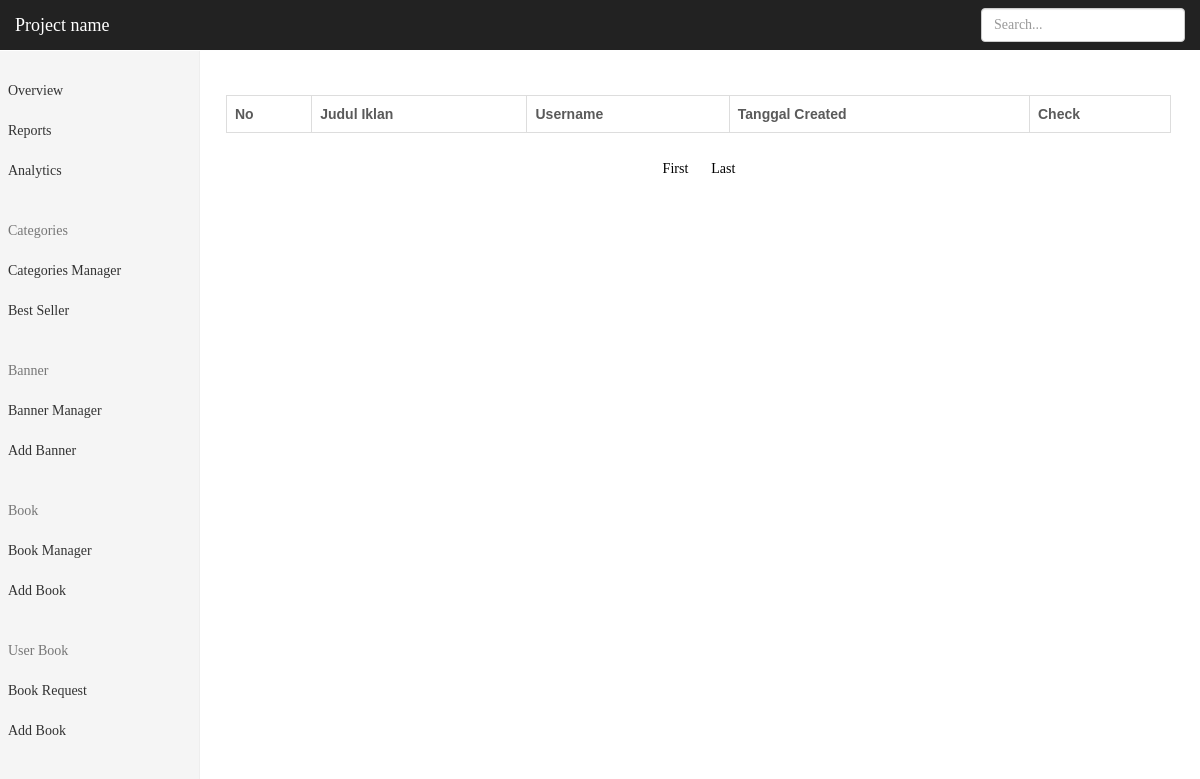
The page /index.php/super/userbook/userbookrequest on the database as committed earlier.
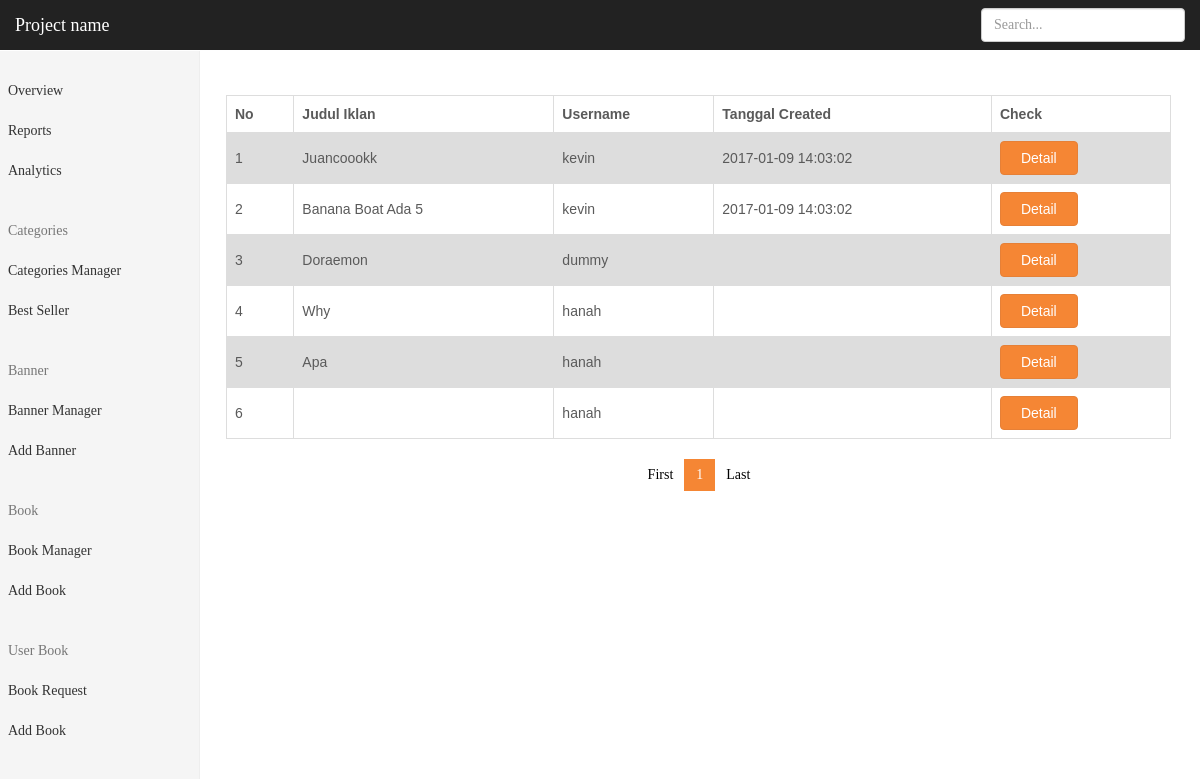
The same page on the database as committed later.
### tables this page shows
CREATE TABLE `user_book` (
  `id_u_b` int(11) NOT NULL,
  `id_b_source` int(11) NOT NULL DEFAULT '0',
  `price_sell_u_b` int(11) DEFAULT NULL,
  `price_point` int(11) DEFAULT '0',
  `price_rent_u_b` int(11) DEFAULT NULL,
  `type_u_b` int(50) DEFAULT NULL,
  `sell_u_b` tinyint(1) DEFAULT NULL,
  `barter_u_b` tinyint(1) DEFAULT NULL,
  `rent_u_b` tinyint(1) NOT NULL,
  `description_u_b` varchar(300) DEFAULT NULL,
  `id_u_owner` int(11) DEFAULT NULL,
  `stock_u_b` int(11) DEFAULT NULL,
  `main_image_u_b` varchar(100) DEFAULT NULL,
  `title_u_b` varchar(100) NOT NULL,
  `berat_u_b` int(11) NOT NULL,
  `slug_title_u_b` varchar(500) NOT NULL,
  `tahun_beli_u_b` year(4) NOT NULL,
  `active` int(2) DEFAULT '2',
  `activated_by` varchar(12) DEFAULT NULL,
  `created_at` timestamp NULL DEFAULT NULL,
  `updated_at` timestamp NULL DEFAULT NULL,
  `rejected_reason` int(3) DEFAULT NULL,
  `activated_at` timestamp NULL DEFAULT NULL,
  `views_ub` int(11) NOT NULL DEFAULT '0'
);

CREATE TABLE `user` (
  `id_u` int(11) NOT NULL,
  `username_u` varchar(50) DEFAULT NULL,
  `email_u` varchar(100) DEFAULT NULL,
  `password_u` varchar(255) DEFAULT NULL,
  `firstname_u` varchar(255) DEFAULT NULL,
  `lastname_u` varchar(100) DEFAULT NULL,
  `date_of_birth_u` date DEFAULT NULL,
  `phone_number_u` varchar(15) DEFAULT NULL,
  `address_u` varchar(150) DEFAULT '-',
  `city_u` int(6) DEFAULT NULL,
  `province_u` int(6) DEFAULT NULL,
  `total_review_u` int(11) DEFAULT '0',
  `bio_u` varchar(200) DEFAULT NULL,
  `photo_profile_u` varchar(150) DEFAULT 'assets/img/default/profile-pict.png',
  `photo_cover_u` varchar(150) DEFAULT '0',
  `point` int(11) DEFAULT '0',
  `money` int(11) DEFAULT '0',
  `line_u` varchar(32) NOT NULL DEFAULT '-',
  `whatsapp_u` varchar(15) NOT NULL DEFAULT '-',
  `created_at` timestamp NULL DEFAULT NULL,
  `last_login` timestamp NULL DEFAULT NULL,
  `views_u` int(11) NOT NULL DEFAULT '0',
  `last_update` timestamp NULL DEFAULT CURRENT_TIMESTAMP
);

### application/controllers/super/UserBook.php (called while the page is built, shortened)
<?php
class UserBook extends CI_Controller {
	public function __construct()
	{
		$this->load->library('session');
		$this->load->library('fixstring');
		$this->load->helper('url');
		$this->load->library('form_validation');
		$this->load->helper(array('form', 'url'));
		$this->load->model('super/M_UserBook');
	}
	public function userbookrequest()
	{
		if($this->input->get('page')!=null)
		{
			$page = $this->input->get('page');
		}
		else $page=1;
		$limit=20;
		$offset = ($page-1)*$limit;
		$data['page_now']=$page;
		$data['header']=$this->load->view('super/parts/header','',true);
		$data['navbar']=$this->load->view('super/parts/navbar','',true);
		$data['sidebar']=$this->load->view('super/parts/sidebar','',true);
		$data['footer']=$this->load->view('super/parts/footer','',true);
		$data['book'] = $this->M_UserBook->getRequestUserBook($limit, $offset);
		$count_books = $this->M_UserBook->countAllRequestBook();
		$data['page_total'] = ceil($count_books/$limit);
		$this->load->view('super/userbook/request_book',$data);
	}
}
?>

### index.php (called while the page is built, shortened)
<?php
require_once BASEPATH.'core/CodeIgniter.php';

### application/models/super/M_UserBook.php (called while the page is built, shortened)
<?php
  Class M_UserBook extends CI_Model
  {
	public function getRequestUserBook($limit, $offset)
	{
		$change = $this->db->query
		("
			SELECT * FROM user_book, user
			WHERE  user_book.active = 2 AND user_book.id_u_owner  = user.id_u
			ORDER BY id_u_b desc
			LIMIT ".$limit."
			OFFSET ".$offset."
		");
		$result = $change->result();
		return $result;
	}
  }
 ?>

### application/views/super/userbook/request_book.php (the view, shortened to what this page needs)
<!DOCTYPE html>
<html lang="en">
	<head>
		<?php echo $header ?>
		<link href="<?php echo base_url()?>assets/css/admin/dashboard.css" rel="stylesheet">
		<link rel="stylesheet" href="<?php echo base_url()?>assets/css/dapatbuku.css">
		<link href="<?php echo base_url()?>assets/css/admin/book.css" rel="stylesheet">
	</head>
	<body>
	<?php echo $navbar?>
    <div class="container-fluid ">
		<div class="row">
		<?php echo $sidebar?>
			<div class="col-sm-9 col-sm-offset-3 col-md-10 col-md-offset-2 main">
				<div class="col-md-12">
					<div class="row">
					<table>
					  <tr>
					    <th>No</th>
					    <th>Judul Iklan</th>
					    <th>Username</th>
					    <th>Tanggal Created</th>
					    <th>Check</th>
					  </tr>
					<?php for ($i=0;$i<count($book);$i++){ ?>
					<tr>
					  	<td><?php echo $i+1 ?></td>
					  	<td><?php echo $book[$i]->title_u_b?></td>
					  	<td><?php echo $book[$i]->username_u?></td>
					  	<td><?php echo $book[$i]->created_at?></td>
					  	<td>
					  		<a href="<?php echo base_url()?>super/userbook/detail/<?php echo $book[$i]->slug_title_u_b?>">
					  		<button type="button" class="btn btn-primary">Detail</button>
					  		</a>
					  	</td>
					</tr>
					<?php } ?>
					</table>
						<div class="col-md-12">
							<nav aria-label="Page navigation">
							<div class="text-center">
							 	<ul class="pagination">
								<li><a href="<?php echo base_url()?>super/userbook/userbookrequest?page=1">First</a></li>
									<?php for($i=1;$i<=$page_total;$i++){
										if($i<=$page_now+2 && $i >= $page_now - 2 && $i >= 1 && $i<=$page_total){
									?>
										<li <?php if($i == $page_now) echo 'class="active"' ?>  >
											<a href="<?php echo base_url()?>super/userbook/userbookrequest?
											page=<?php echo $i?>
											">
											<?php echo $i ?><span class="sr-only">(current)</span></a></li>
									<?php }} ?>
									<li><a href="<?php echo base_url()?>super/userbook/userbookrequest?page=<?php echo $page_total?>">Last</a></li>
							  	</ul>
							</div>
							</nav>
						</div>
					</div>
				</div>
			</div>
		</div>
    </div>
	</body>
</html>

### application/views/super/parts/header.php (shortened to what this page needs)
<link href="<?php echo base_url()?>assets/css/bootstrap.min.css" rel="stylesheet">

### application/views/super/parts/navbar.php (shortened to what this page needs)
<nav class="navbar navbar-inverse navbar-fixed-top">
   <div class="container-fluid">
     <div class="navbar-header">
       <a class="navbar-brand" href="#">Project name</a>
     </div>
     <div id="navbar" class="navbar-collapse collapse">
       <form method="POST" action="<?php echo base_url()?>super/AdminBook/search" class="navbar-form navbar-right">
         <input type="text" name="keyword" class="form-control" placeholder="Search...">
       </form>
     </div>
   </div>
 </nav>

### application/views/super/parts/sidebar.php
<div class="col-sm-3 col-md-2 sidebar">
  <ul class="nav nav-sidebar">
    <li class=""><a href="#">Overview <span class="sr-only">(current)</span></a></li>
    <li class=""><a href="#">Reports</a></li>
    <li class=""><a href="#">Analytics</a></li>
  </ul>
  <ul class="nav nav-sidebar">
    <li class="disabled"><a href="">Categories</a></li>
    <li class=""><a href="<?php echo base_url()?>super/adminbook/bookmanager">Categories Manager</a></li>
    <li class=""><a href="<?php echo base_url()?>super/a_bestseller">Best Seller</a></li>
  </ul>
  <ul class="nav nav-sidebar">
    <li class="disabled"><a href="">Banner</a></li>
    <li class=""><a href="<?php echo base_url()?>super/a_banner/manager">Banner Manager</a></li>
    <li class=""><a href="<?php echo base_url()?>super/adminbook/add_book">Add Banner</a></li>
  </ul>
  <ul class="nav nav-sidebar">
    <li class="disabled"><a href="">Book</a></li>
    <li class=""><a href="<?php echo base_url()?>super/adminbook/bookmanager">Book Manager</a></li>
    <li class=""><a href="<?php echo base_url()?>super/adminbook/add_book">Add Book</a></li>
  </ul>
  <ul class="nav nav-sidebar">
    <li class="disabled"><a href="">User Book</a></li>
    <li class=""><a href="<?php echo base_url()?>super/userbook/userbookrequest">Book Request</a></li>
    <li class=""><a href="<?php echo base_url()?>super/adminbook/userbook">Add Book</a></li>
  </ul>
</div>

### assets/css/admin/dashboard.css (style rules this page uses)
body { padding-top: 50px; }
.navbar-fixed-top { border: 0; }
.sidebar { display: none; }
@media (min-width: 768px) { .sidebar { position: fixed; top: 51px; bottom: 0; left: 0; z-index: 1000; display: block; padding: 20px; overflow-x: hidden; overflow-y: auto; background-color: #f5f5f5; border-right: 1px solid #eee; } }
.nav-sidebar { margin-right: -21px; margin-bottom: 20px; margin-left: -20px; }
.nav-sidebar > li > a { padding-right: 20px; padding-left: 20px; }
.main { padding: 20px; }
@media (min-width: 768px) { .main { padding-right: 40px; padding-left: 40px; } }

### assets/css/dapatbuku.css (style rules this page uses)
body { padding-top:75px; }
.col-xs-1, .col-sm-1, .col-md-1, .col-lg-1, .col-xs-2, .col-sm-2, .col-md-2, .col-lg-2, .col-xs-3, .col-sm-3, .col-md-3, .col-lg-3, .col-xs-4, .col-sm-4, .col-md-4, .col-lg-4, .col-xs-5, .col-sm-5, .col-md-5, .col-lg-5, .col-xs-6, .col-sm-6, .col-md-6, .col-lg-6, .col-xs-7, .col-sm-7, .col-md-7, .col-lg-7, .col-xs-8, .col-sm-8, .col-md-8, .col-lg-8, .col-xs-9, .col-sm-9, .col-md-9, .col-lg-9, .col-xs-10, .col-sm-10, .col-md-10, .col-lg-10, .col-xs-11, .col-sm-11, .col-md-11, .col-lg-11, .col-xs-12, .col-sm-12, .col-md-12, .col-lg-12 { padding-right: 7px; padding-left: 8px; }
body { font-family: SourceSansPro; color: #5a5a5a; background-color:#f5f8fa; }
.btn-primary { color: #fff; background-color: #F58634; border-color: #E68037; padding-left:20px; padding-right:20px; }
a { text-decoration: none; color:#333; }
.text-center { text-align:center; }
.pagination > li > a, .pagination > li > span { color:black; background-color:white; border: none; }
.pagination > .active > a, .pagination > .active > span, .pagination > .active > a:hover, .pagination > .active > span:hover, .pagination > .active > a:focus, .pagination > .active > span:focus { color:white; background-color:#F58634; }

### assets/css/admin/book.css (style rules this page uses)
.row { margin:0; }

### application/views/super/parts/header.php (style rules this page uses)
body { background-color:white!important; }

### application/views/super/userbook/request_book.php (style rules this page uses)
table { font-family: arial, sans-serif; border-collapse: collapse; width: 100%; }
td, th { border: 1px solid #dddddd; text-align: left; padding: 8px; }
tr:nth-child(even) { background-color: #dddddd; }

Rows that differ between the two databases and show on the page:
added user_book: title_u_b "Juancoookk", id_u_owner.username_u "kevin", id_u_owner.created_at "2017-01-09 14:03:02"
added user_book: title_u_b "Banana Boat Ada 5", id_u_owner.username_u "kevin", id_u_owner.created_at "2017-01-09 14:03:02"
added user_book: title_u_b "Doraemon", id_u_owner.username_u "dummy"
added user_book: title_u_b "Why", id_u_owner.username_u "hanah"
added user_book: title_u_b "Apa", id_u_owner.username_u "hanah"
added user_book: id_u_owner.username_u "hanah"
Other text that changed with them:
new list line: "1"
